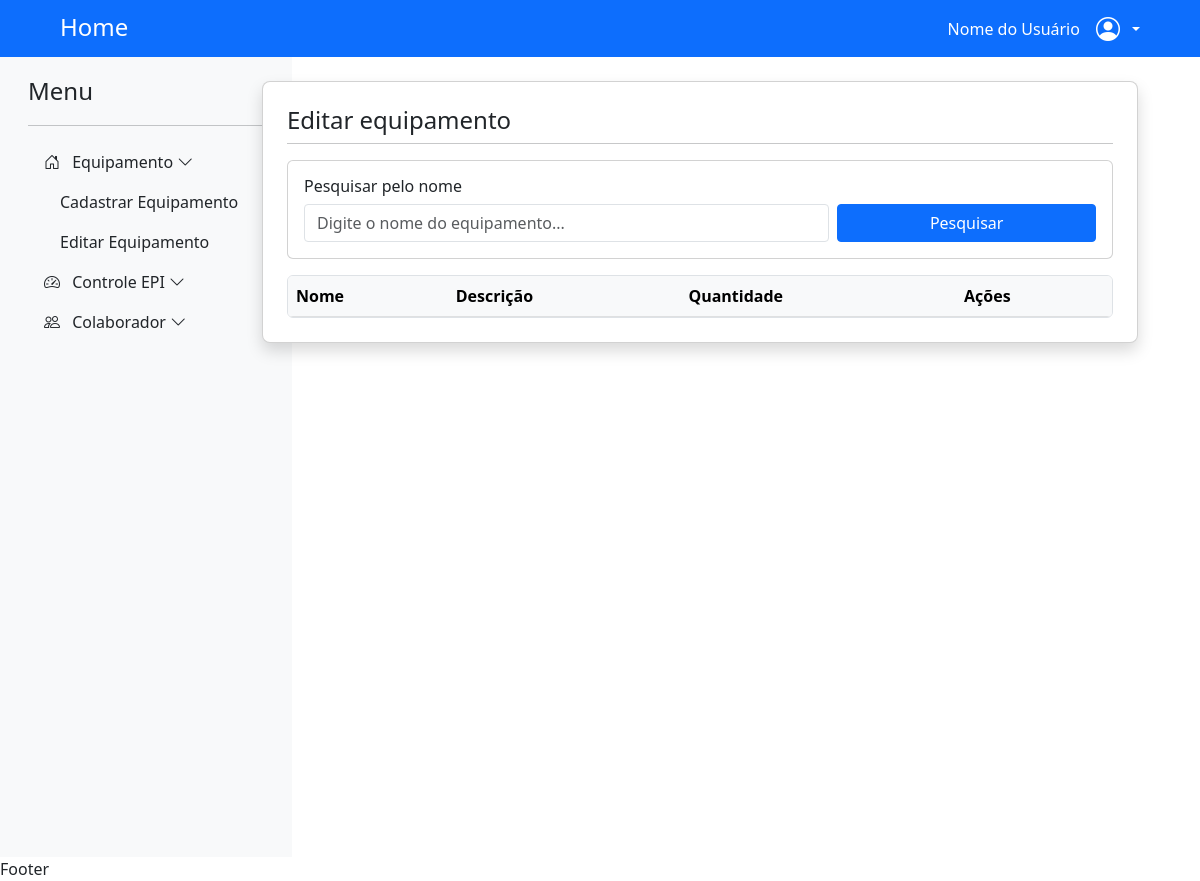
Page /listar_equipamento/ on the earlier database version.
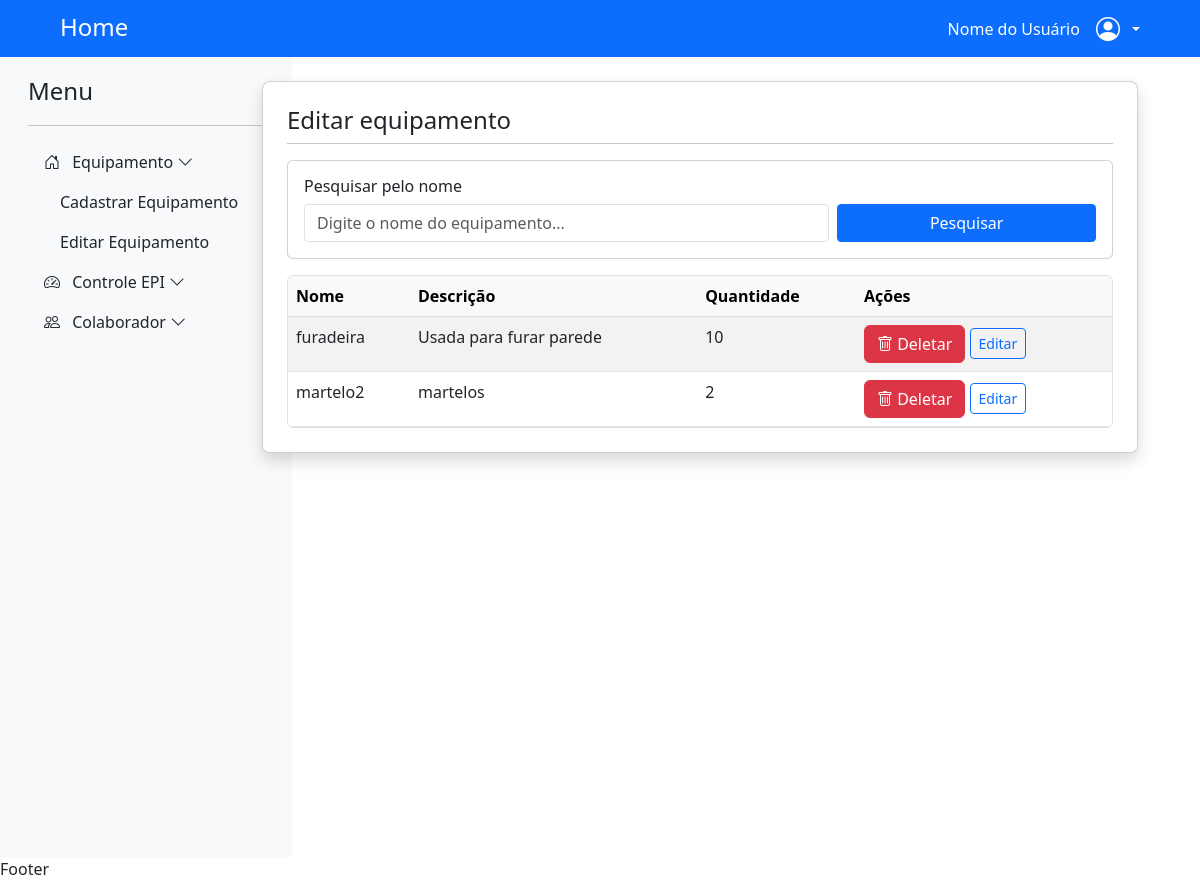
Same page on the later database version.
### app_emprestimo/models.py (models this page shows)
class EPIModel(models.Model):
    idEPI = models.AutoField(primary_key=True)
    nome = models.CharField(max_length=100)
    descricao = models.TextField()
    quantidade_total = models.IntegerField()

### app_emprestimo/views.py (the view)
# urls.py: path('listar_equipamento/', views.listar_equipamento, name='listar_equipamento'),
def listar_equipamento(request):
    equipamentos = EPIModel.objects.all()
    return render(request, 'app_emprestimo/pages/listar_equipamento.html', context={'equipamentos':equipamentos})

### app_emprestimo/templates/app_emprestimo/pages/listar_equipamento.html (shortened to what this page needs)
{% extends "global/base.html" %}
{% block content %}
<div class="container mt-4" style="max-width: 900px;">
    <div class="card rounded-3 shadow">
        <div class="card-body p-4">
            <div class="mb-3">
                <h2 class="h4 mb-0">Editar equipamento</h2>
                <hr class="mt-2">
            </div>
            <div class="card mb-3 rounded-2">
                <div class="card-body p-3">
                    <h5 class="h6 card-title mb-2">Pesquisar pelo nome</h5>
                    <div class="row g-2">
                        <div class="col-md-8">
                            <input type="text" class="form-control rounded-1" placeholder="Digite o nome do equipamento...">
                        </div>
                        <div class="col-md-4">
                            <button type="button" class="btn btn-primary w-100 rounded-1">Pesquisar</button>
                        </div>
                    </div>
                </div>
            </div>
            <div class="table-responsive rounded-2 border">
                <table class="table table-striped table-hover mb-0">
                    <thead class="table-light">
                        <tr>
                            <th>Nome</th>
                            <th>Descrição</th>
                            <th>Quantidade</th>
                            <th>Ações</th>
                        </tr>
                    </thead>
                    <tbody>
                        {% for equipamento in equipamentos %}
                        <tr>
                            <td>{{ equipamento.nome }}</td>
                            <td>{{ equipamento.descricao }}</td>
                            <td>{{ equipamento.quantidade_total }}</td>
                            <td>
                                <button type="button" class="btn btn-danger" data-bs-toggle="modal" data-bs-target="#confirmarDelecao{{ epi.idEPI }}">
                                    <i class="bi bi-trash"></i> Deletar
                                </button>
                                <a href="{% url 'atualizar_equipamento' equipamento.idEPI %}" class="btn btn-sm btn-outline-primary rounded-1">Editar</a>
                            </td>
                        </tr>
                        {% endfor %}
                    </tbody>
                </table>
            </div>
        </div>
    </div>
</div>
{% endblock content %}

Differences in the rows shown:
added EPIModel: nome "furadeira", descricao "Usada para furar parede", quantidade_total "10"
added EPIModel: nome "martelo2", descricao "martelos", quantidade_total "2"
